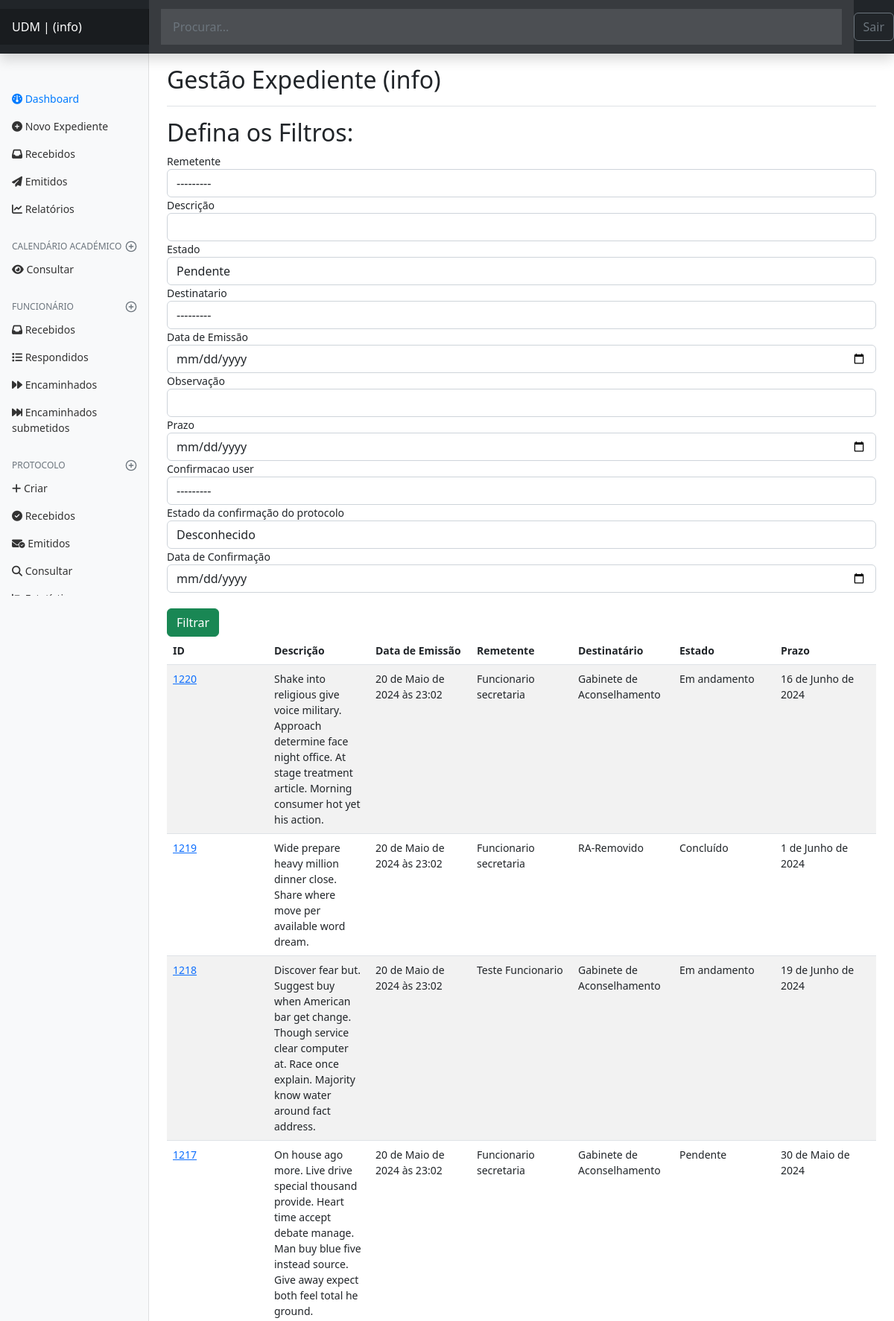
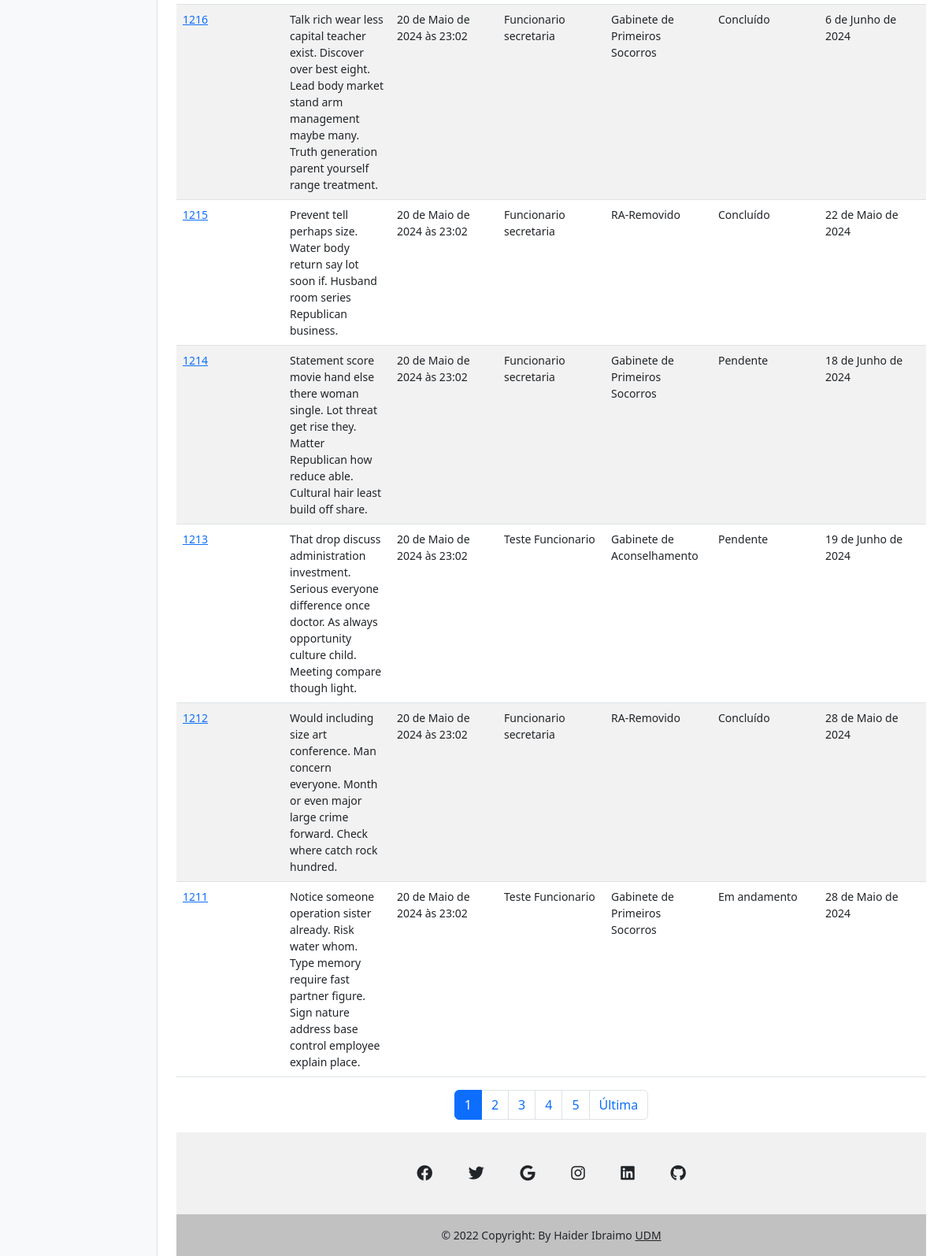
The page /authors/dashboard/protocol/search/ (signed in) on the database its author committed (2 pictures, top to bottom).
### expedient/models.py (models this page shows, shortened)
class Protocolo(models.Model):
    data_emissao = models.DateTimeField(auto_now_add=True)
    descricao = models.TextField()
    remetente = models.ForeignKey(
        Funcionario, on_delete=models.SET_NULL, null=True, default=None,  related_name='remetente')
    destinatario = models.ForeignKey(
        Departamento, on_delete=models.SET_NULL, null=True, default=None, related_name='destinatario')
    estado = models.CharField(max_length=50)
    observacao = models.TextField()
    prazo = models.DateField()
    data_confirmacao_recepcao = models.DateTimeField(null=True)
    confirmacao_user_status = models.BooleanField(default=False)
    confirmacao_user = models.ForeignKey(
        Funcionario, on_delete=models.SET_NULL, null=True, default=None, related_name='confirmacao_user')

class Funcionario(models.Model):
    nome_completo = models.CharField(max_length=95)
    numero_telefone = models.CharField(max_length=65)
    estado = models.CharField(max_length=50)
    author = models.OneToOneField(User, on_delete=models.CASCADE)
    departamento = models.ForeignKey(
        Departamento, on_delete=models.SET_NULL, null=True, default=None)
    def __str__(self):
        return self.nome_completo

class Departamento(models.Model):
    nome = models.CharField(max_length=65)
    def __str__(self):
        return self.nome

### authors/views.py (the view)
@login_required(login_url='authors:login', redirect_field_name='next')
def protocol_search(request):
    id_departamento = Funcionario.objects.filter(author=request.user).first()
    if not id_departamento:
        raise Http404()
    protocols = Protocol_filter(request.GET, queryset=Protocolo.objects.all())
    filtro = Protocol_filter(request.GET, queryset=Protocolo.objects.all())
    page_obj, pagination_context = make_pagination(request, filtro.qs, PER_PAGE)
    print(f"Current page: {pagination_context['current_page']}")
    print(f"Total pages: {pagination_context['total_pages']}")
    print(f"Pagination range: {pagination_context['pagination_range']}")
    print(f"Query string: {pagination_context['query_string']}")
    return render(request, 'authors/pages/protocol_search.html', {
        'filtros': page_obj,
        'pagination_range': pagination_context['pagination_range'],
        'funcionario': id_departamento,
        'protocols': protocols,
        'query_string': pagination_context['query_string'],
        'first_page_out_of_range': pagination_context['first_page_out_of_range'],
        'last_page_out_of_range': pagination_context['last_page_out_of_range'],
        'current_page': pagination_context['current_page'],
        'total_pages': pagination_context['total_pages'],
    })

### authors/templates/authors/pages/protocol_search.html (shortened to what this page needs)
{% extends 'global/base.html' %}
{% block content %}
<h2>Defina os Filtros: </h2>
{% load crispy_forms_tags %}
<form class="main-form" method="get">
  <div class="form-group">
  {{ protocols.form|crispy }}
  </div>
  <br>
  <button class="btn btn-success" type="submit">Filtrar</button>
</form>
<table class="table table-striped table-hover"  style="table-layout: fixed;">
  <thead>
    <tr>
      <th>ID </th>
        <th>Descrição</th>
        <th>Data de Emissão</th>
        <th>Remetente</th>
        <th>Destinatário</th>
        <th>Estado</th>
        <th>Prazo</th>
   </tr>
    </thead>
  {% for filtro in filtros %}
  <tr>
      <td> <a href="{% url 'authors:dashbord_protocol_detail' filtro.id %}">{{ filtro.id }}</a> </td>
      <td>{{ filtro.descricao|safe }}</td>
      <td>{{ filtro.data_emissao }}</td>
      <td>{{ filtro.remetente }}</td>
      <td>{{ filtro.destinatario}}</td>
      <td>{{ filtro.estado }}</td>
      <td>{{ filtro.prazo }}</td>
   </tr>
  {% empty %}
      <p style="color:red">Não existe nenhum protocolo com estes filtros, revise o filtros.</p>
  {% endfor %}
</table>
{% if filtros.has_other_pages %}
<div class="container">
    <nav aria-label="Page navigation example">
        <ul class="pagination justify-content-center">
            {% for page in pagination_range %}
                {% if current_page == page %}
                <li class="page-item active" aria-current="page">
                    <span class="page-link">{{ page }}</span>
                </li>
                {% else %}
                <li class="page-item">
                    <a class="page-link" href="?page={{ page }}&{{ query_string }}">{{ page }}</a>
                </li>
                {% endif %}
            {% endfor %}
            {% if last_page_out_of_range %}
            <li class="page-item">
                <a class="page-link" href="?page={{ total_pages }}&{{ query_string }}">Última</a>
            </li>
            {% endif %}
        </ul>
    </nav>
</div>
{% endif %}
{% endblock content %}

### expedient/templates/expedient/partials/header.html (shortened to what this page needs)
{% if request.user.is_authenticated %}
<header class="navbar navbar-dark sticky-top bg-dark flex-md-nowrap p-0 shadow">
    <a class="navbar-brand col-md-3 col-lg-2 me-0 px-3 fs-6" href="{% url 'authors:dashbord' %}">UDM  | ({{ request.user.username }}) </a>
    <form action="{% url 'authors:search' %}" method="get" class="form-control form-control-dark w-100 rounded-0 border-0">
    <input class="form-control form-control-dark w-100 rounded-0 border-0" type="text" placeholder="Procurar..." name="search"  aria-label="Search" value="{{ search_term }}">
    </form>
    <div class="navbar-nav">
      <div class="nav-item text-nowrap">
        <form action="{% url 'authors:logout' %}" method="POST">
          <button class="btn btn-outline-secondary" type="submit"> Sair</button>
      </form>
      </div>
    </div>
  </header>
  <div class="container-fluid">
    <div class="row">
      <nav id="sidebarMenu" class="col-md-3 col-lg-2 d-md-block bg-light sidebar collapse">
        <div class="position-sticky pt-3 sidebar-sticky">
          <ul class="nav flex-column"  style="padding-top: 25%;">
            <li class="nav-item">
              <a class="nav-link active" aria-current="page" href="{% url 'authors:dashbord' %}">
                <i class="fa-solid fa-gauge"></i>
                Dashboard
              </a>
            </li>
            <li class="nav-item">
              <a class="nav-link" href="{% url 'authors:dashbord_expedient_new' %}">
               <i class="fa-sharp fa-solid fa-circle-plus"></i>
              Novo Expediente
              </a>
            </li>
            <li class="nav-item">
              <a class="nav-link" href="{% url 'authors:dashbord_expedient_recebidos' %}">
                <i class="fa-sharp fa-solid fa-inbox"></i>
                Recebidos
              </a>
            </li>
            <li class="nav-item">
              <a class="nav-link" href="{% url 'authors:dashbord_expedient_emitidos' %}">
                <i class="fa-sharp fa-solid fa-paper-plane"></i>
                Emitidos
              </a>
            </li>
            <li class="nav-item">
              <a class="nav-link" href="#">
                <i class="fa-sharp fa-solid fa-chart-line"></i>
                Relatórios
              </a>
            </li>
          </ul>
          <h6 class="sidebar-heading d-flex justify-content-between align-items-center px-3 mt-4 mb-1 text-muted text-uppercase">
                <span>Calendário Académico</span>
                <a class="link-secondary" href="#" aria-label="Add a new report">
                  <span data-feather="plus-circle" class="align-text-bottom"></span>
                </a>
              </h6>
              <ul class="nav flex-column mb-2">
                <li class="nav-item">
                  <a class="nav-link" href="{% url 'calendario:calendario_interno'  %}">
                    <i class="fa-solid fa-eye"></i>
                    Consultar
                  </a>
                </li>
              </ul>
{% if not funcionario %}
{% else %}
          <h6 class="sidebar-heading d-flex justify-content-between align-items-center px-3 mt-4 mb-1 text-muted text-uppercase">
            <span>Funcionário</span>
            <a class="link-secondary" href="#" aria-label="Add a new report">
              <span data-feather="plus-circle" class="align-text-bottom"></span>
            </a>
          </h6>
          <ul class="nav flex-column mb-2">
            <li class="nav-item">
              <a class="nav-link" href="{% url 'authors:dashbord_expedient_recebidos_funcionario'  %}">
                <i class="fa-sharp fa-solid fa-inbox"></i>
                Recebidos
              </a>
            </li>
            <li class="nav-item">
              <a class="nav-link" href="{% url 'authors:dashbord_expedient_respondidos_funcionario'  %}">
                <i class="fa-solid fa-list"></i>
                Respondidos
              </a>
            </li>
            <li class="nav-item">
              <a class="nav-link" href="{% url 'authors:dashbord_expedient_encaminhados_funcionario'  %}">
                <i class="fa-sharp fa-solid fa-forward"></i>
                Encaminhados
              </a>
            </li>
            <li class="nav-item">
              <a class="nav-link" href="{% url 'authors:dashbord_expedient_encaminhados_submetidos_funcionario'  %}">
                <i class="fa-solid fa-forward-fast"></i>
                Encaminhados submetidos
              </a>
            </li>
          </ul>
              <h6 class="sidebar-heading d-flex justify-content-between align-items-center px-3 mt-4 mb-1 text-muted text-uppercase">
                <span>Protocolo</span>
                <a class="link-secondary" href="#" aria-label="Add a new report">
                  <span data-feather="plus-circle" class="align-text-bottom"></span>
                </a>
              </h6>
              <ul class="nav flex-column mb-2">
                <li class="nav-item">
                  <a class="nav-link" href="{% url 'authors:dashbord_protocol_new'  %}">
                    <i class="fa-solid fa-plus"></i>
                    Criar
                  </a>
                </li>
                <li class="nav-item">
                  <a class="nav-link" href="{% url 'authors:dashbord_protocol_recebidos'  %}">
                    <i class="fa-solid fa-circle-check"></i>
                    Recebidos
                  </a>
                </li>
                <li class="nav-item">
                  <a class="nav-link" href="{% url 'authors:dashbord_protocol_emitidos'  %}">
                    <i class="fa-solid fa-envelope-circle-check"></i>
                    Emitidos
                  </a>
                </li>
                <li class="nav-item">
                  <a class="nav-link" href="{% url 'authors:protocol_search'  %}">
                    <i class="fa-solid fa-magnifying-glass"></i>
                    Consultar
                  </a>
                </li>
                <li class="nav-item">
                  <a class="nav-link" href="{% url 'authors:protocol_statistics'  %}">
                    <i class="fa-solid fa-chart-bar"></i>
                  </a>
                </li>
              </ul>
  {% endif %}
        </div>
      </nav>
      <main class="col-md-9 ms-sm-auto col-lg-10 px-md-4">
        <div class="d-flex justify-content-between flex-wrap flex-md-nowrap align-items-center pt-3 pb-2 mb-3 border-bottom">
          <h1 class="h2">Gestão Expediente ({{request.user.username}}) </h1>
        </div>
{% endif %}

### base_static/expedient/css/dashboard.css (style rules this page uses)
body { font-size: .875rem; }
.feather { width: 16px; height: 16px; vertical-align: text-bottom; }
.sidebar { position: fixed; top: 0; bottom: 0; left: 0; z-index: 100; padding: 0; box-shadow: inset -1px 0 0 rgba(0, 0, 0, .1); }
.sidebar-sticky { position: -webkit-sticky; position: sticky; top: 48px; height: calc(100vh - 48px); padding-top: .5rem; overflow-x: hidden; overflow-y: auto; }
.sidebar .nav-link { font-weight: 500; color: #333; }
.sidebar .nav-link.active { color: #007bff; }
.sidebar-heading { font-size: .75rem; text-transform: uppercase; }
.navbar-brand { padding-top: .75rem; padding-bottom: .75rem; font-size: 1rem; background-color: rgba(0, 0, 0, .25); box-shadow: inset -1px 0 0 rgba(0, 0, 0, .25); }
.navbar .form-control { padding: .75rem 1rem; border-width: 0; border-radius: 0; }
.form-control-dark { color: #fff; background-color: rgba(255, 255, 255, .1); border-color: rgba(255, 255, 255, .1); }
.border-bottom { border-bottom: 1px solid #e5e5e5; }

### rows shown on the page
Protocolo: id "1220", descricao "Shake into religious give voice military. Approach determine face night office. At stage treatment article. Morning consumer hot yet his action.", data_emissao "20 de Maio de 2024 às 23:02", remetente "Funcionario secretaria", destinatario "Gabinete de Aconselhamento", estado "Em andamento", prazo "16 de Junho de 2024"
Protocolo: id "1219", descricao "Wide prepare heavy million dinner close. Share where move per available word dream.", data_emissao "20 de Maio de 2024 às 23:02", remetente "Funcionario secretaria", destinatario "RA-Removido", estado "Concluído", prazo "1 de Junho de 2024"
Protocolo: id "1218", descricao "Discover fear but. Suggest buy when American bar get change. Though service clear computer at. Race once explain. Majority know water around fact address.", data_emissao "20 de Maio de 2024 às 23:02", remetente "Teste Funcionario", destinatario "Gabinete de Aconselhamento", estado "Em andamento", prazo "19 de Junho de 2024"
Protocolo: id "1217", descricao "On house ago more. Live drive special thousand provide. Heart time accept debate manage. Man buy blue five instead source. Give away expect both feel total he ground.", data_emissao "20 de Maio de 2024 às 23:02", remetente "Funcionario secretaria", destinatario "Gabinete de Aconselhamento", estado "Pendente", prazo "30 de Maio de 2024"
Protocolo: id "1216", descricao "Talk rich wear less capital teacher exist. Discover over best eight. Lead body market stand arm management maybe many. Truth generation parent yourself range treatment.", data_emissao "20 de Maio de 2024 às 23:02", remetente "Funcionario secretaria", destinatario "Gabinete de Primeiros Socorros", estado "Concluído", prazo "6 de Junho de 2024"
Protocolo: id "1215", descricao "Prevent tell perhaps size. Water body return say lot soon if. Husband room series Republican business.", data_emissao "20 de Maio de 2024 às 23:02", remetente "Funcionario secretaria", destinatario "RA-Removido", estado "Concluído", prazo "22 de Maio de 2024"
Protocolo: id "1214", descricao "Statement score movie hand else there woman single. Lot threat get rise they. Matter Republican how reduce able. Cultural hair least build off share.", data_emissao "20 de Maio de 2024 às 23:02", remetente "Funcionario secretaria", destinatario "Gabinete de Primeiros Socorros", estado "Pendente", prazo "18 de Junho de 2024"
Protocolo: id "1213", descricao "That drop discuss administration investment. Serious everyone difference once doctor. As always opportunity culture child. Meeting compare though light.", data_emissao "20 de Maio de 2024 às 23:02", remetente "Teste Funcionario", destinatario "Gabinete de Aconselhamento", estado "Pendente", prazo "19 de Junho de 2024"
Protocolo: id "1212", descricao "Would including size art conference. Man concern everyone. Month or even major large crime forward. Check where catch rock hundred.", data_emissao "20 de Maio de 2024 às 23:02", remetente "Funcionario secretaria", destinatario "RA-Removido", estado "Concluído", prazo "28 de Maio de 2024"
Protocolo: id "1211", descricao "Notice someone operation sister already. Risk water whom. Type memory require fast partner figure. Sign nature address base control employee explain place.", data_emissao "20 de Maio de 2024 às 23:02", remetente "Teste Funcionario", destinatario "Gabinete de Primeiros Socorros", estado "Em andamento", prazo "28 de Maio de 2024"

### other values the page prints
{{ request.user.username }} "info"
{{ page }} "1"
{{ page }} "2" "3" "4" "5"
